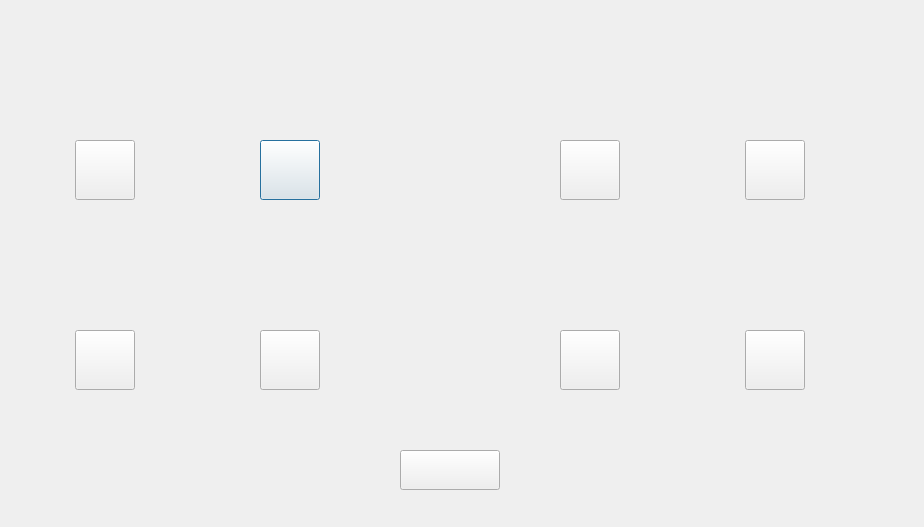
<?xml version="1.0" encoding="UTF-8"?>
<ui version="4.0">
 <class>PressSetting</class>
 <widget class="QDialog" name="PressSetting">
  <property name="geometry">
   <rect>
    <x>0</x>
    <y>0</y>
    <width>924</width>
    <height>527</height>
   </rect>
  </property>
  <property name="windowTitle">
   <string>Dialog</string>
  </property>
  <widget class="QLabel" name="pressSuctionValue">
   <property name="geometry">
    <rect>
     <x>155</x>
     <y>140</y>
     <width>90</width>
     <height>60</height>
    </rect>
   </property>
   <property name="text">
    <string/>
   </property>
  </widget>
  <widget class="QPushButton" name="pressSuctionRight">
   <property name="geometry">
    <rect>
     <x>260</x>
     <y>140</y>
     <width>60</width>
     <height>60</height>
    </rect>
   </property>
   <property name="text">
    <string/>
   </property>
  </widget>
  <widget class="QPushButton" name="pressSuctionLeft">
   <property name="geometry">
    <rect>
     <x>75</x>
     <y>140</y>
     <width>60</width>
     <height>60</height>
    </rect>
   </property>
   <property name="text">
    <string/>
   </property>
  </widget>
  <widget class="QLabel" name="pressSuction">
   <property name="geometry">
    <rect>
     <x>155</x>
     <y>90</y>
     <width>90</width>
     <height>40</height>
    </rect>
   </property>
   <property name="text">
    <string/>
   </property>
  </widget>
  <widget class="QLabel" name="injectionTimeValue">
   <property name="geometry">
    <rect>
     <x>155</x>
     <y>330</y>
     <width>90</width>
     <height>60</height>
    </rect>
   </property>
   <property name="text">
    <string/>
   </property>
  </widget>
  <widget class="QPushButton" name="injectionTimeLeft">
   <property name="geometry">
    <rect>
     <x>75</x>
     <y>330</y>
     <width>60</width>
     <height>60</height>
    </rect>
   </property>
   <property name="text">
    <string/>
   </property>
  </widget>
  <widget class="QLabel" name="injectionTime">
   <property name="geometry">
    <rect>
     <x>125</x>
     <y>280</y>
     <width>150</width>
     <height>40</height>
    </rect>
   </property>
   <property name="text">
    <string/>
   </property>
  </widget>
  <widget class="QPushButton" name="injectionTimeRight">
   <property name="geometry">
    <rect>
     <x>260</x>
     <y>330</y>
     <width>60</width>
     <height>60</height>
    </rect>
   </property>
   <property name="text">
    <string/>
   </property>
  </widget>
  <widget class="QLabel" name="rationPauseTimeValue">
   <property name="geometry">
    <rect>
     <x>640</x>
     <y>140</y>
     <width>90</width>
     <height>60</height>
    </rect>
   </property>
   <property name="text">
    <string/>
   </property>
  </widget>
  <widget class="QPushButton" name="rationPauseTimeLeft">
   <property name="geometry">
    <rect>
     <x>560</x>
     <y>140</y>
     <width>60</width>
     <height>60</height>
    </rect>
   </property>
   <property name="text">
    <string/>
   </property>
  </widget>
  <widget class="QLabel" name="rationPauseTime">
   <property name="geometry">
    <rect>
     <x>610</x>
     <y>90</y>
     <width>140</width>
     <height>40</height>
    </rect>
   </property>
   <property name="text">
    <string/>
   </property>
  </widget>
  <widget class="QPushButton" name="rationPauseTimeRight">
   <property name="geometry">
    <rect>
     <x>745</x>
     <y>140</y>
     <width>60</width>
     <height>60</height>
    </rect>
   </property>
   <property name="text">
    <string/>
   </property>
  </widget>
  <widget class="QLabel" name="semiAutoSppedValue">
   <property name="geometry">
    <rect>
     <x>640</x>
     <y>330</y>
     <width>90</width>
     <height>60</height>
    </rect>
   </property>
   <property name="text">
    <string/>
   </property>
  </widget>
  <widget class="QPushButton" name="semiAutoSppedRight">
   <property name="geometry">
    <rect>
     <x>745</x>
     <y>330</y>
     <width>60</width>
     <height>60</height>
    </rect>
   </property>
   <property name="text">
    <string/>
   </property>
  </widget>
  <widget class="QPushButton" name="semiAutoSppedLeft">
   <property name="geometry">
    <rect>
     <x>560</x>
     <y>330</y>
     <width>60</width>
     <height>60</height>
    </rect>
   </property>
   <property name="text">
    <string/>
   </property>
  </widget>
  <widget class="QLabel" name="semiAutoSpped">
   <property name="geometry">
    <rect>
     <x>610</x>
     <y>280</y>
     <width>140</width>
     <height>40</height>
    </rect>
   </property>
   <property name="text">
    <string/>
   </property>
  </widget>
  <widget class="QPushButton" name="save">
   <property name="geometry">
    <rect>
     <x>400</x>
     <y>450</y>
     <width>100</width>
     <height>40</height>
    </rect>
   </property>
   <property name="text">
    <string/>
   </property>
  </widget>
 </widget>
 <resources/>
 <connections/>
</ui>
